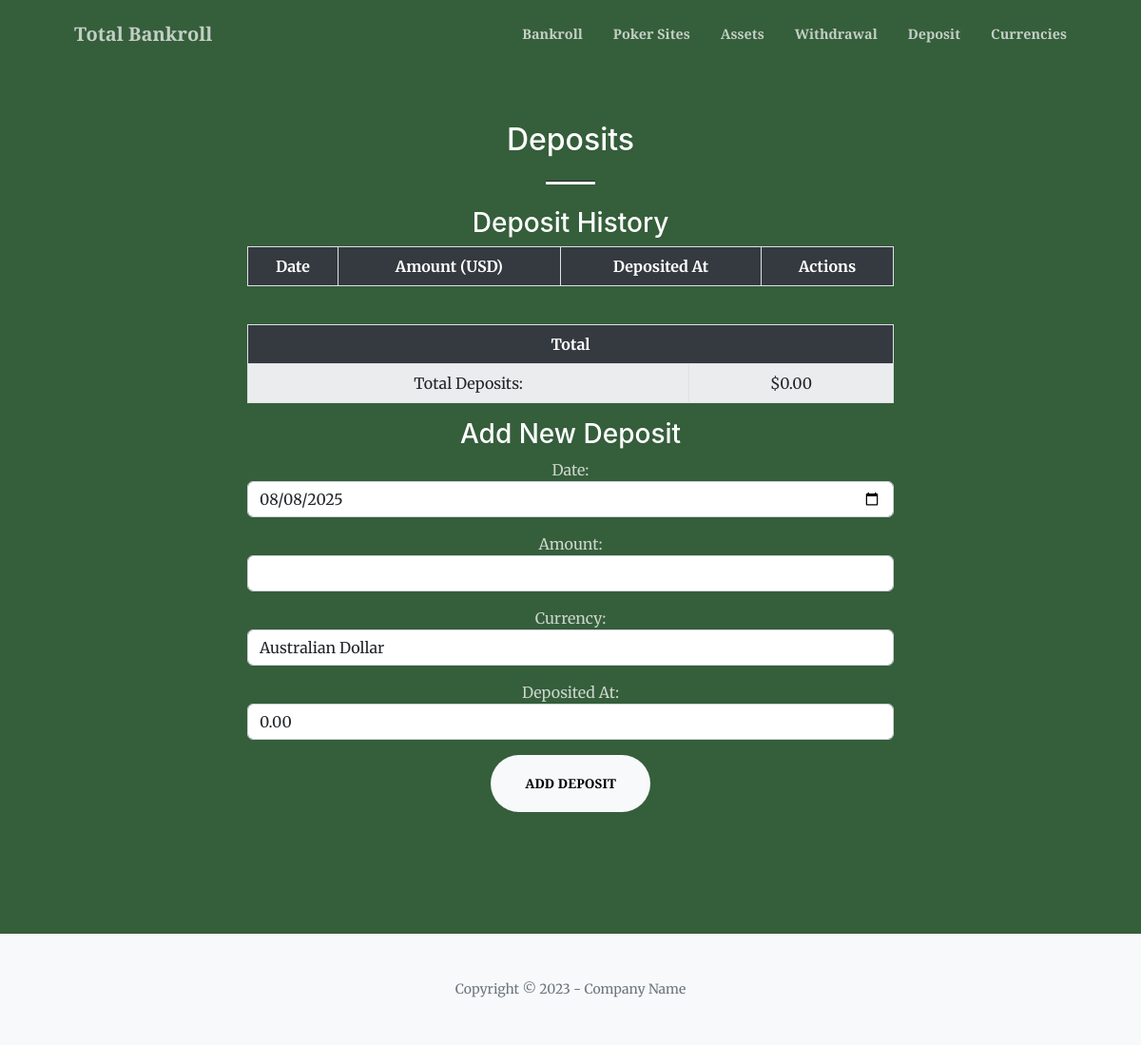
/deposit, run on an earlier commit of the app's database.
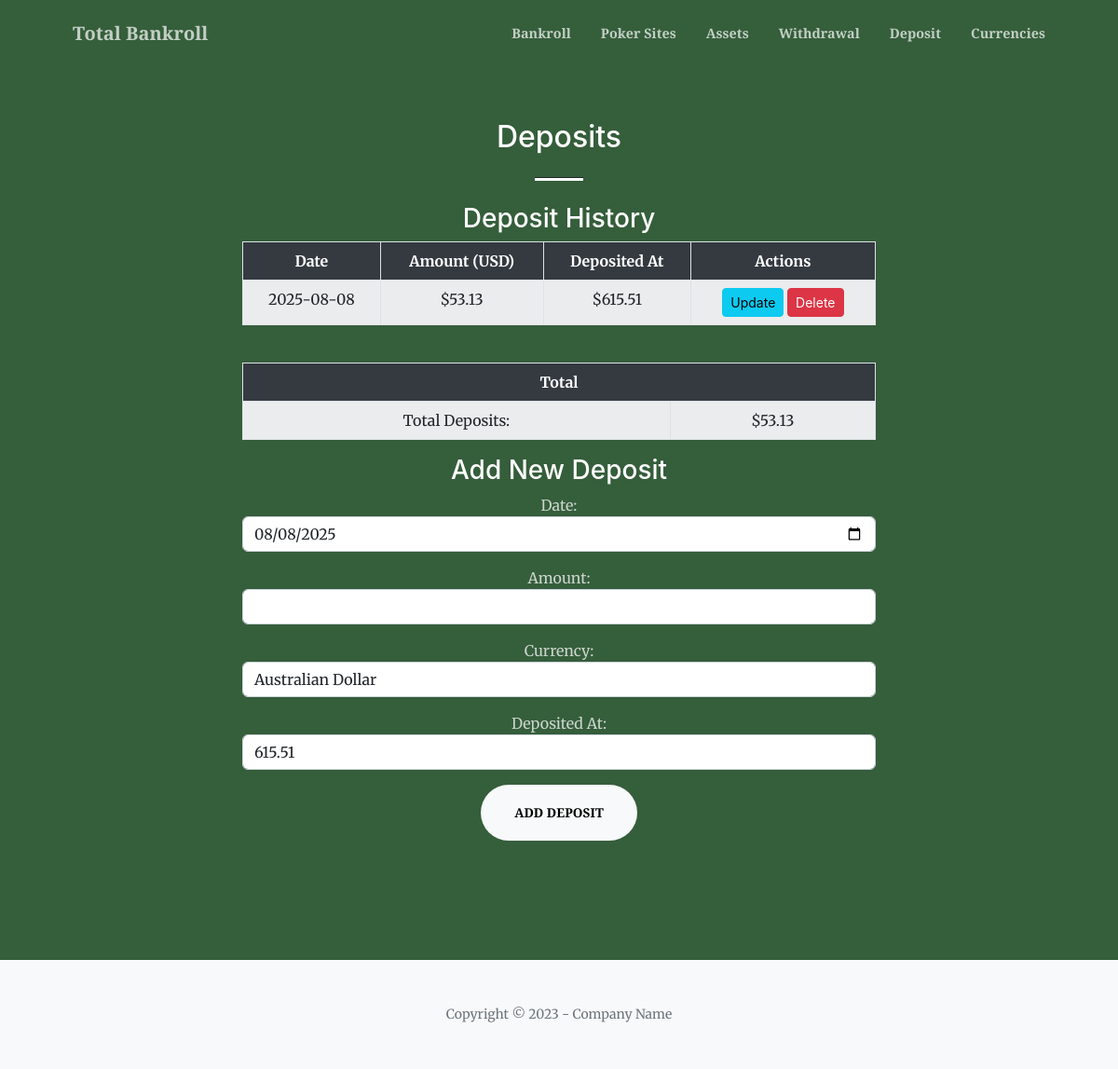
And on a later commit of the database.
### tables this page shows
CREATE TABLE deposits (
    id INTEGER PRIMARY KEY AUTOINCREMENT,
    date TEXT NOT NULL,
    amount REAL NOT NULL,
    deposited_at REAL NOT NULL,
    last_updated TEXT NOT NULL,
    currency TEXT NOT NULL DEFAULT 'Dollar'
);

### src/total_bankroll/main.py (the view)
@app.route("/deposit")
def deposit():
    db = get_db()
    poker_sites_data = db.execute("""
        SELECT
            SUM(amount) AS current_total
        FROM sites
        WHERE last_updated = (SELECT MAX(last_updated) FROM sites)
    """).fetchone()
    current_poker_total = poker_sites_data['current_total'] if poker_sites_data and poker_sites_data['current_total'] is not None else 0
    assets_data = db.execute("""
        SELECT
            SUM(amount) AS current_total
        FROM assets
        WHERE last_updated = (SELECT MAX(last_updated) FROM assets)
    """).fetchone()
    current_asset_total = assets_data['current_total'] if assets_data and assets_data['current_total'] is not None else 0
    total_withdrawals = db.execute("SELECT SUM(amount) FROM drawings").fetchone()[0]
    if total_withdrawals is None:
        total_withdrawals = 0
    total_net_worth = current_poker_total + current_asset_total - total_withdrawals
    deposit_data = db.execute("SELECT id, date, CAST(amount AS REAL) as amount, CAST(deposited_at AS REAL) as deposited_at, last_updated, currency FROM deposits").fetchall()
    today = datetime.now().strftime("%Y-%m-%d")
    currencies = db.execute("SELECT name FROM currency ORDER BY name").fetchall()
    return render_template("deposit.html", deposits=deposit_data, today=today, total_net_worth=total_net_worth, currencies=currencies)

### src/total_bankroll/main.py (called while the page is built)
def get_db():
    conn = sqlite3.connect(DATABASE)
    conn.row_factory = sqlite3.Row
    return conn

### src/total_bankroll/templates/deposit.html
{% extends "base.html" %}
{% block content %}
<section class="page-section bg-primary" id="deposit">
    <div class="container px-4 px-lg-5">
        <div class="row gx-4 gx-lg-5 justify-content-center">
            <div class="col-lg-8 text-center">
                <h2 class="text-white mt-0">Deposits</h2>
                <hr class="divider divider-light" />
                <h3 class="text-white mt-0">Deposit History</h3>
                <div class="table-responsive">
                    <table class="table table-striped table-bordered">
                        <thead class="table-header-dark">
                            <tr>
                                <th scope="col">Date</th>
                                <th scope="col">Amount (USD)</th>
                                <th scope="col">Deposited At</th>
                                <th scope="col">Actions</th>
                            </tr>
                        </thead>
                        <tbody>
                            {% for deposit_item in deposits %}
                                <tr>
                                    <td>{{ deposit_item.date }}</td>
                                    <td>${{ "%.2f" | format(deposit_item.amount) }}</td>
                                    <td>${{ "%.2f" | format(deposit_item.deposited_at) }}</td>
                                    <td>
                                        <a href="#" class="btn btn-sm btn-info update-modal-btn" data-bs-toggle="modal" data-bs-target="#generalModal" data-url="{{ url_for('update_deposit', deposit_id=deposit_item.id) }}">Update</a>
                                        <a href="#" class="btn btn-sm btn-danger delete-modal-btn" data-bs-toggle="modal" data-bs-target="#generalModal" data-url="{{ url_for('confirm_delete', item_type='deposit', item_id=deposit_item.id) }}">Delete</a>
                                    </td>
                                </tr>
                            {% endfor %}
                        </tbody>
                    </table>
                </div>
                <div class="table-responsive mt-4">
                    <table class="table table-striped table-bordered">
                        <thead class="table-header-dark">
                            <tr>
                                <th scope="col" colspan="2" class="text-center">Total</th>
                            </tr>
                        </thead>
                        <tbody>
                            <tr>
                                <td>Total Deposits:</td>
                                <td>${{ "%.2f" | format(deposits | sum(attribute='amount')) }}</td>
                            </tr>
                        </tbody>
                    </table>
                </div>
                <h3 class="text-white mt-0">Add New Deposit</h3>
                <form action="/add_deposit" method="post">
                    <div class="mb-3">
                        <label for="date" class="text-white-75">Date:</label>
                        <input type="date" class="form-control" id="date" name="date" value="{{ today }}" required>
                    </div>
                    <div class="mb-3">
                        <label for="amount" class="text-white-75">Amount:</label>
                        <input type="number" class="form-control" id="amount" name="amount" step="any" min="0" required>
                    </div>
                    <div class="mb-3">
                        <label for="currency" class="text-white-75">Currency:</label>
                        <select class="form-control" id="currency" name="currency" required>
                            {% for currency in currencies %}
                                <option value="{{ currency.name }}" {% if currency.name == 'Dollar' %}selected{% endif %}>{{ currency.name }}</option>
                            {% endfor %}
                        </select>
                    </div>
                    <div class="mb-3">
                        <label for="deposited_at" class="text-white-75">Deposited At:</label>
                        <input type="number" class="form-control" id="deposited_at" name="deposited_at" step="any" min="0" value="{{ "%.2f" | format(total_net_worth) }}" required>
                    </div>
                    <button type="submit" class="btn btn-light btn-xl">Add Deposit</button>
                </form>
            </div>
        </div>
    </div>
</section>
{% endblock %}

### src/total_bankroll/templates/base.html (shortened to what this page needs)
<!DOCTYPE html>
<html lang="en">
    <head>
        <link href="https://cdn.jsdelivr.net/npm/bootstrap-icons@1.5.0/font/bootstrap-icons.css" rel="stylesheet" />
        <link href="https://cdnjs.cloudflare.com/ajax/libs/SimpleLightbox/2.1.0/simpleLightbox.min.css" rel="stylesheet" />
        <link href="{{ url_for('static', filename='css/styles.css') }}" rel="stylesheet" />
    </head>
    <body id="page-top">
        <nav class="navbar navbar-expand-lg navbar-light fixed-top py-3" id="mainNav">
            <div class="container px-4 px-lg-5">
                <a class="navbar-brand" href="/">Total Bankroll</a>
                <div class="collapse navbar-collapse" id="navbarResponsive">
                    <ul class="navbar-nav ms-auto my-2 my-lg-0">
                        <li class="nav-item"><a class="nav-link" href="/">Bankroll</a></li>
                        <li class="nav-item"><a class="nav-link" href="/poker_sites">Poker Sites</a></li>
                        <li class="nav-item"><a class="nav-link" href="/assets">Assets</a></li>
                        <li class="nav-item"><a class="nav-link" href="/withdrawal">Withdrawal</a></li>
                        <li class="nav-item"><a class="nav-link" href="/deposit">Deposit</a></li>
                        <li class="nav-item"><a class="nav-link" href="/currencies">Currencies</a></li>
                    </ul>
                </div>
            </div>
        </nav>
        {% block content %}{% endblock %}
        <footer class="bg-light py-5">
            <div class="container px-4 px-lg-5"><div class="small text-center text-muted">Copyright &copy; 2023 - Company Name</div></div>
        </footer>
</body>
</html>

What changed in the data, as far as the page shows it:
added deposits: date "2025-08-08", amount "53.13", deposited_at "615.51"
Also different on the page:
{{ "%.2f" | format(deposits | sum(attribute='amount')) }}: "0.00" → "53.13"
form field deposited_at: "0.00" → "615.51"
